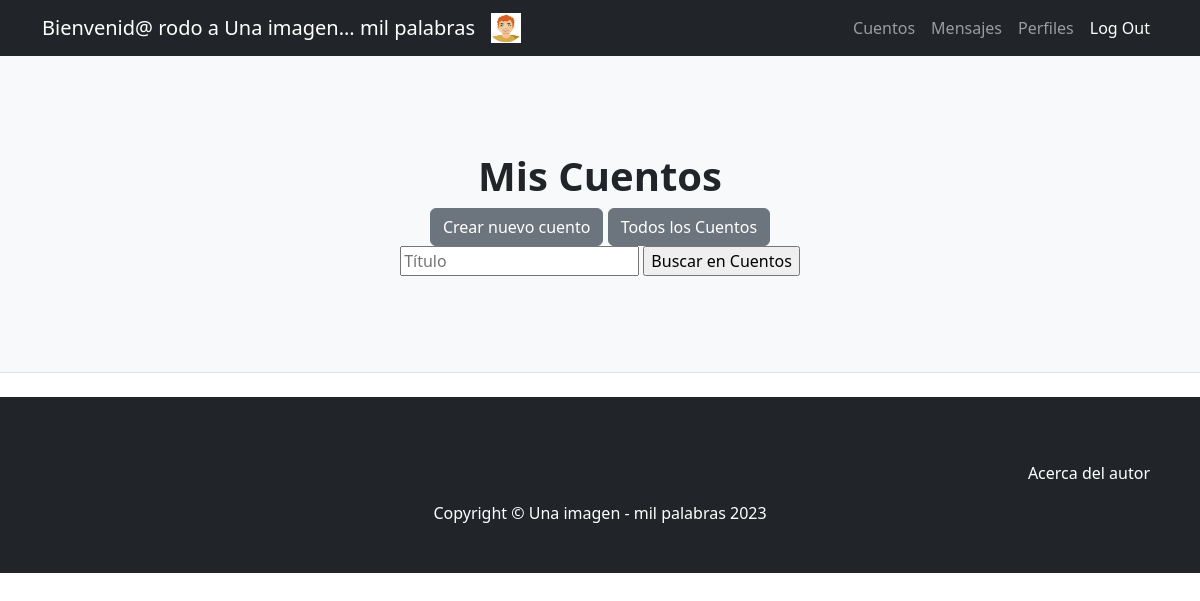
The app's page /AppCuentos/misCuentos/ (signed in), older data.
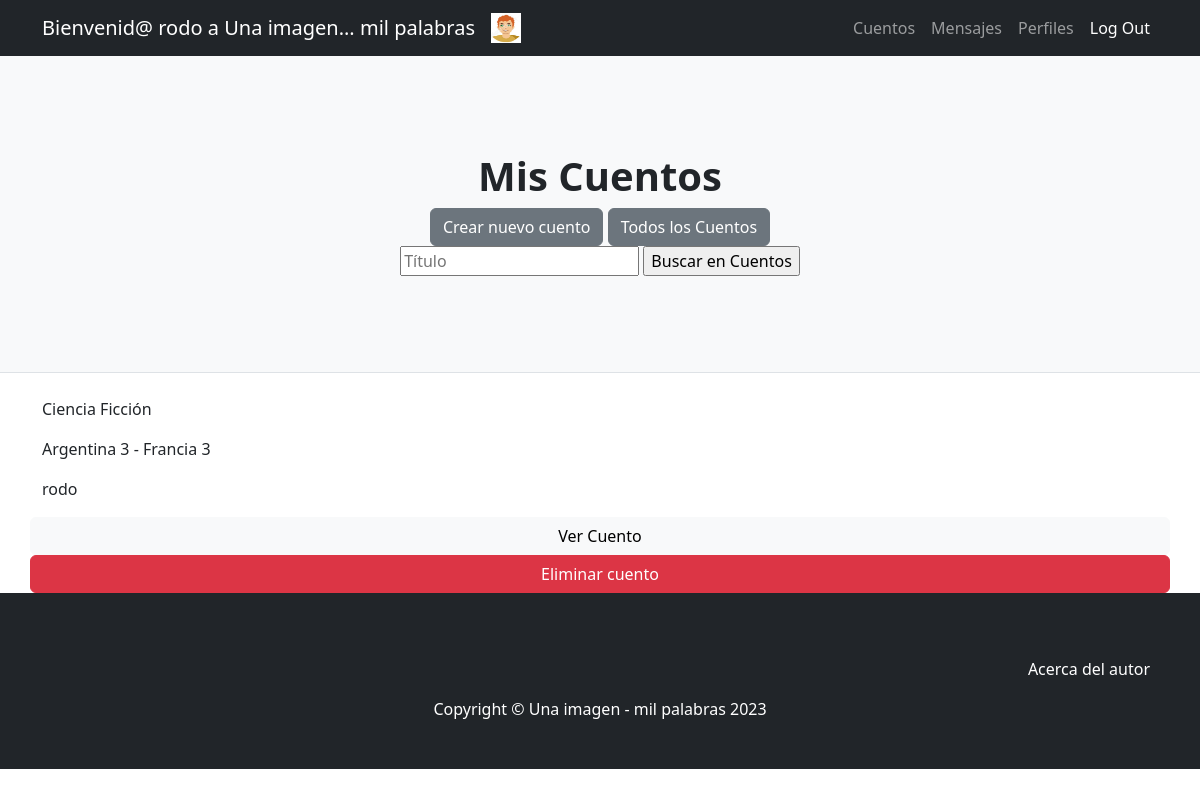
The same page, newer data.
### AppCuentos/models.py (models this page shows, shortened)
class Cuento(models.Model):
    fecha=models.DateField()
    categoria=models.CharField(max_length=20)
    titulo=models.CharField(max_length=50, unique=True)
    subtitulo=models.CharField(max_length=100)
    cuerpo=models.CharField(max_length=100000)
    autor=models.ForeignKey(User, on_delete=models.CASCADE)
    foto=models.ImageField(upload_to="fotos") #Hay que ponerlo en la carpeta media como el de avatars

### AppCuentos/views.py (the view)
# urls.py: path('misCuentos/', misCuentos, name='misCuentos'),
@login_required
def misCuentos(request):
    cuentos=Cuento.objects.all()
    if len(cuentos)==0:
        mensaje="Aún no hay cuentos cargados... Inspirate y da el primer paso"
    else:
        mensaje=''
    return render(request,"AppCuentos/misCuentos.html", {'cuentos':cuentos,'mensaje':mensaje,"avatar":obtenerAvatar(request)})

### AppUsuarios/views.py (called while the page is built)
@login_required
def obtenerAvatar(request):
    avatares=Avatar.objects.filter(user=request.user.id)
    if len(avatares)!=0:
        return avatares[0].imagen.url
    else:
        return "/media/avatars/default.png"

### AppCuentos/templates/AppCuentos/misCuentos.html (shortened to what this page needs)
{% extends "AppUsuarios/padre.html" %}
{% load static %}
{% block titulo %}
<h1 class="fw-bolder">Mis Cuentos</h1>
<a class="btn btn-secondary" href="{% url 'nuevoCuento' %}">Crear nuevo cuento</a>
<a class="btn btn-secondary" href="{% url 'inicioCuentos' %}">Todos los Cuentos</a>
<form action="{% url 'buscarCuento' %}" method="GET">
    <input type="text" name="titulo" id="titulo" placeholder="Título">
    <input type="submit" value="Buscar en Cuentos">
</form>
{% endblock %}
{% block cuerpo %}
<body>
    {% for cuento in cuentos %}
    {% if cuento.autor == request.user %}
    <p>{{ cuento.categoria }}</p>
    <p>{{ cuento.titulo }}</p>
    <p>{{ cuento.autor }}</p>
    <a class="btn btn-light" href="{% url 'verCuento'  cuento.id  %}">Ver Cuento </a>
    <a class="btn btn-danger" href="{% url 'eliminarCuento'  cuento.id  %}">Eliminar cuento </a>
    {% endif %}
    {% endfor %}
</body>
{% endblock %}

Row changes from the older to the newer data that the page shows:
added Cuento: categoria "Ciencia Ficción", titulo "Argentina 3 - Francia 3", autor "rodo"
